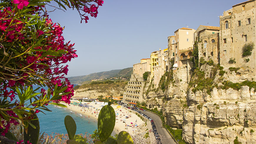
#> input picture Picture_Resizing/Pictures/original/original.png, 256 x 144 px, shrunk from 870 x 489 before the run
$ python imresize.py
#> lines starting #> are read from the running program, lines starting #| are printed output that depends on the picture
import numpy as np
from math import ceil, floor
import cv2

class myResize(object):

    def __init__(self):
        pass

    def deriveSizeFromScale(self, img_shape, scale):
        output_shape = []
        for k in range(2):
            output_shape.append(int(ceil(scale[k] * img_shape[k])))
        return output_shape

    def deriveScaleFromSize(self, img_shape_in, img_shape_out):
        scale = []
        for k in range(2):
            scale.append(1.0 * img_shape_out[k] / img_shape_in[k])
        return scale

    def bicubic(self,x):
        x = np.array(x).astype(np.float64)
        absx = np.absolute(x)
        absx2 = np.multiply(absx, absx)
        absx3 = np.multiply(absx2, absx)
        f = np.multiply(1.5*absx3 - 2.5*absx2 + 1, absx <= 1) + np.multiply(-0.5*absx3 + 2.5*absx2 - 4*absx + 2, (1 < absx) & (absx <= 2))
        return f

    def near_neighbor(self,x):
        x = np.array(x).astype(np.float64)
        absx = np.absolute(x)
        f = np.multiply(1,absx<0.5)
        return f

    def bilinear(self,x):
        x = np.array(x).astype(np.float64)
        absx = np.absolute(x)
        f = np.multiply(1-absx,absx<1)
        return f

    def hermite(self,x):
        x = np.array(x).astype(np.float64)
        absx = np.absolute(x)
        absx2 = np.multiply(absx, absx)
        absx3 = np.multiply(absx2, absx)
        f = np.multiply(2 * absx3-3 * absx2+1, absx<=1)
        return f

    def Lanczos(self,x):
        x = np.array(x).astype(np.float64)
        absx = np.absolute(x)
        f = np.multiply(np.sinc(x)*np.sinc(x/3),absx < 3)
        return f

    def contributions(self, in_length, out_length, scale, kernel, k_width):
        if scale < 1:
            h = lambda x: scale * kernel(scale * x)
            kernel_width = 1.0 * k_width / scale
        else:
            h = kernel
            kernel_width = k_width
        x = np.arange(1, out_length+1).astype(np.float64)
        u = x / scale + 0.5 * (1 - 1 / scale)
        left = np.floor(u - kernel_width / 2)
        P = int(ceil(kernel_width)) + 2
        ind = np.expand_dims(left, axis=1) + np.arange(P) - 1 # -1 because indexing from 0
        indices = ind.astype(np.int32)
        weights = h(np.expand_dims(u, axis=1) - indices - 1) # -1 because indexing from 0
        weights = np.divide(weights, np.expand_dims(np.sum(weights, axis=1), axis=1))
        aux = np.concatenate((np.arange(in_length), np.arange(in_length - 1, -1, step=-1))).astype(np.int32)
        indices = aux[np.mod(indices, aux.size)]
        ind2store = np.nonzero(np.any(weights, axis=0))
        weights = weights[:, ind2store]
        indices = indices[:, ind2store]
        return weights, indices

    def imresizemex(self, inimg, weights, indices, dim):
        in_shape = inimg.shape
        w_shape = weights.shape
        out_shape = list(in_shape)
        out_shape[dim] = w_shape[0]
        outimg = np.zeros(out_shape)
        if dim == 0:
            for i_img in range(in_shape[1]):
                for i_w in range(w_shape[0]):
                    w = weights[i_w, :]
                    ind = indices[i_w, :]
                    im_slice = inimg[ind, i_img].astype(np.float64)
                    outimg[i_w, i_img] = np.sum(np.multiply(np.squeeze(im_slice, axis=0), w.T), axis=0)
        elif dim == 1:
            for i_img in range(in_shape[0]):
                for i_w in range(w_shape[0]):
                    w = weights[i_w, :]
                    ind = indices[i_w, :]
                    im_slice = inimg[i_img, ind].astype(np.float64)
                    outimg[i_img, i_w] = np.sum(np.multiply(np.squeeze(im_slice, axis=0), w.T), axis=0)
        if inimg.dtype == np.uint8:
            outimg = np.clip(outimg, 0, 255)
            return np.around(outimg).astype(np.uint8)
        else:
            return outimg

    def imresizevec(self, inimg, weights, indices, dim):
        wshape = weights.shape
        if dim == 0:
            weights = weights.reshape((wshape[0], wshape[2], 1, 1))
            outimg =  np.sum(weights*((inimg[indices].squeeze(axis=1)).astype(np.float64)), axis=1)
        elif dim == 1:
            weights = weights.reshape((1, wshape[0], wshape[2], 1))
            outimg =  np.sum(weights*((inimg[:, indices].squeeze(axis=2)).astype(np.float64)), axis=2)
        if inimg.dtype == np.uint8:
            outimg = np.clip(outimg, 0, 255)
            return np.around(outimg).astype(np.uint8)
        else:
            return outimg

    def resizeAlongDim(self, A, dim, weights, indices, mode="vec"):
        if mode == "org":
            out = myResize().imresizemex(A, weights, indices, dim)
        else:
            out = myResize().imresizevec(A, weights, indices, dim)
        return out

    def imresize(self, I, kernel, scalar_scale=None, output_shape=None, mode="vec"):
        kernel_width = 4.0
        # Fill scale and output_size
        if scalar_scale is not None:
            scalar_scale = float(scalar_scale)
            scale = [scalar_scale, scalar_scale]
            output_size = myResize().deriveSizeFromScale(I.shape, scale)
        elif output_shape is not None:
            scale = myResize().deriveScaleFromSize(I.shape, output_shape)
            output_size = list(output_shape)
        else:
            print ('Error: scalar_scale OR output_shape should be defined!')
            return
        scale_np = np.array(scale)
        order = np.argsort(scale_np)
        weights = []
        indices = []
        for k in range(2):
            w, ind = myResize().contributions(I.shape[k], output_size[k], scale[k], kernel, kernel_width)
            weights.append(w)
            indices.append(ind)
        B = np.copy(I)
        flag2D = False
        if B.ndim == 2:
            B = np.expand_dims(B, axis=2)
            flag2D = True
        for k in range(2):
            dim = order[k]
            B = myResize().resizeAlongDim(B, dim, weights[dim], indices[dim], mode)
        if flag2D:
            B = np.squeeze(B, axis=2)
        return B

    def convertDouble2Byte(self,I):
        B = np.clip(I, 0.0, 1.0)
        B = 255*B
        return np.around(B).astype(np.uint8)

img = cv2.imread('../Pictures/original/original.png')
#> img is the input picture: shape (144, 256, 3); mean B, G, R 114, 136, 148.3
resize = myResize()

# Save reduced image
retImage_reduce = resize.imresize(img, kernel = resize.bicubic, scalar_scale = 1/9)
cv2.imwrite('../Pictures/reduce/reduce.png', retImage_reduce)

# Save enlarged image
retImage_enlarge_bicubic = resize.imresize(img, kernel = resize.bicubic, scalar_scale = 4)
#> the loop in imresize (call 2), `for k in range(2):` made 2 passes
#> pass 1, in imresizevec (call 3), `outimg =  np.sum(weights*((inimg[indices].squeeze(axis=1)).astype(np.f..`:
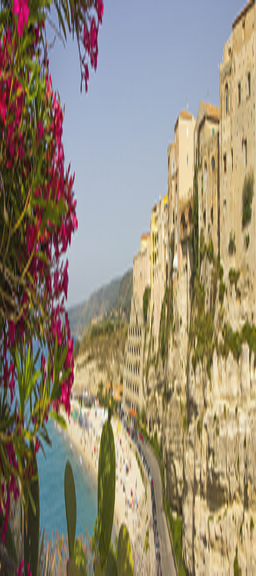
#> outimg: shape (576, 256, 3) float64; mean B, G, R 114, 136, 148.3; drawn with min black and max white
#> pass 2, in imresizevec (call 4), `outimg =  np.sum(weights*((inimg[:, indices].squeeze(axis=2)).astype(n..`:
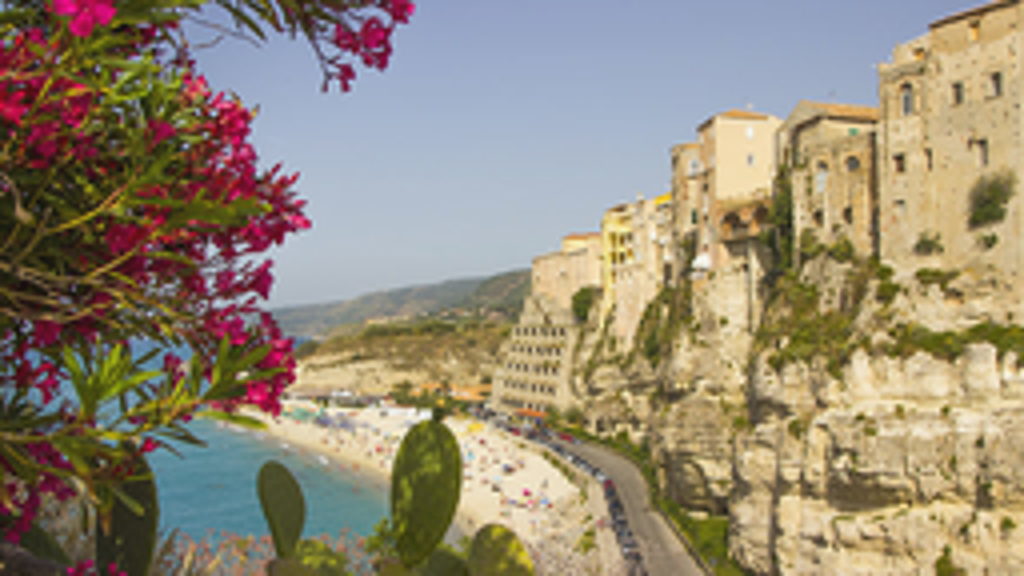
#> outimg: shape (576, 1024, 3) float64; mean B, G, R 114, 136, 148.3; drawn with min black and max white
cv2.imwrite('../Pictures/enlarge/enlarge_bicubic.png', retImage_enlarge_bicubic)
retImage_enlarge_neighbor = resize.imresize(img, kernel = resize.near_neighbor, scalar_scale = 4)
cv2.imwrite('../Pictures/enlarge/enlarge_neighbor.png', retImage_enlarge_neighbor)
retImage_enlarge_bilinear = resize.imresize(img, kernel = resize.bilinear, scalar_scale = 4)
cv2.imwrite('../Pictures/enlarge/enlarge_bilinear.png', retImage_enlarge_bilinear)
retImage_enlarge_hermite = resize.imresize(img, kernel = resize.hermite, scalar_scale = 4)
cv2.imwrite('../Pictures/enlarge/enlarge_hermite.png', retImage_enlarge_hermite)
retImage_enlarge_Lanczos = resize.imresize(img, kernel = resize.Lanczos, scalar_scale = 4)
cv2.imwrite('../Pictures/enlarge/enlarge_Lanczos.png', retImage_enlarge_Lanczos)

# Crop the enlarged image
crop_img_bicubic = retImage_enlarge_bilinear[0:1000, 0:1000]
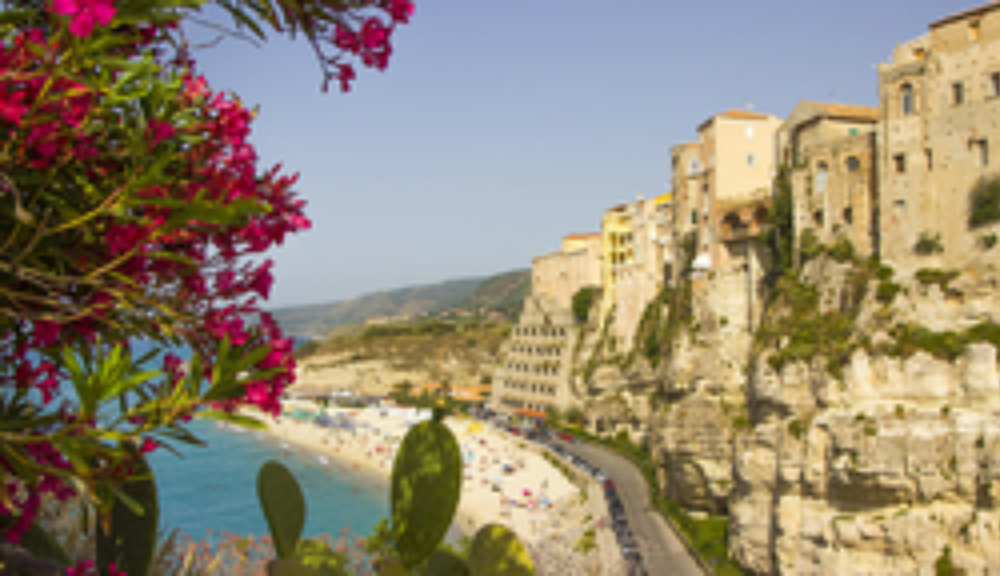
#> crop_img_bicubic: shape (576, 1000, 3); mean B, G, R 113.9, 135.1, 147.2
cv2.imwrite('../Pictures/crop/enlarged_crop_bicubic.png', crop_img_bicubic)
crop_img_neighbor = retImage_enlarge_bilinear[0:1000, 0:1000]
cv2.imwrite('../Pictures/crop/enlarged_crop_neighbor.png', crop_img_neighbor)
crop_img_bilinear = retImage_enlarge_bilinear[0:1000, 0:1000]
cv2.imwrite('../Pictures/crop/enlarged_crop_bilinear.png', crop_img_bilinear)
crop_img_hermite = retImage_enlarge_bilinear[0:1000, 0:1000]
cv2.imwrite('../Pictures/crop/enlarged_crop_hermite.png', crop_img_hermite)
crop_img_Lanczos = retImage_enlarge_bilinear[0:1000, 0:1000]
cv2.imwrite('../Pictures/crop/enlarged_crop_Lanczos.png', crop_img_Lanczos)
